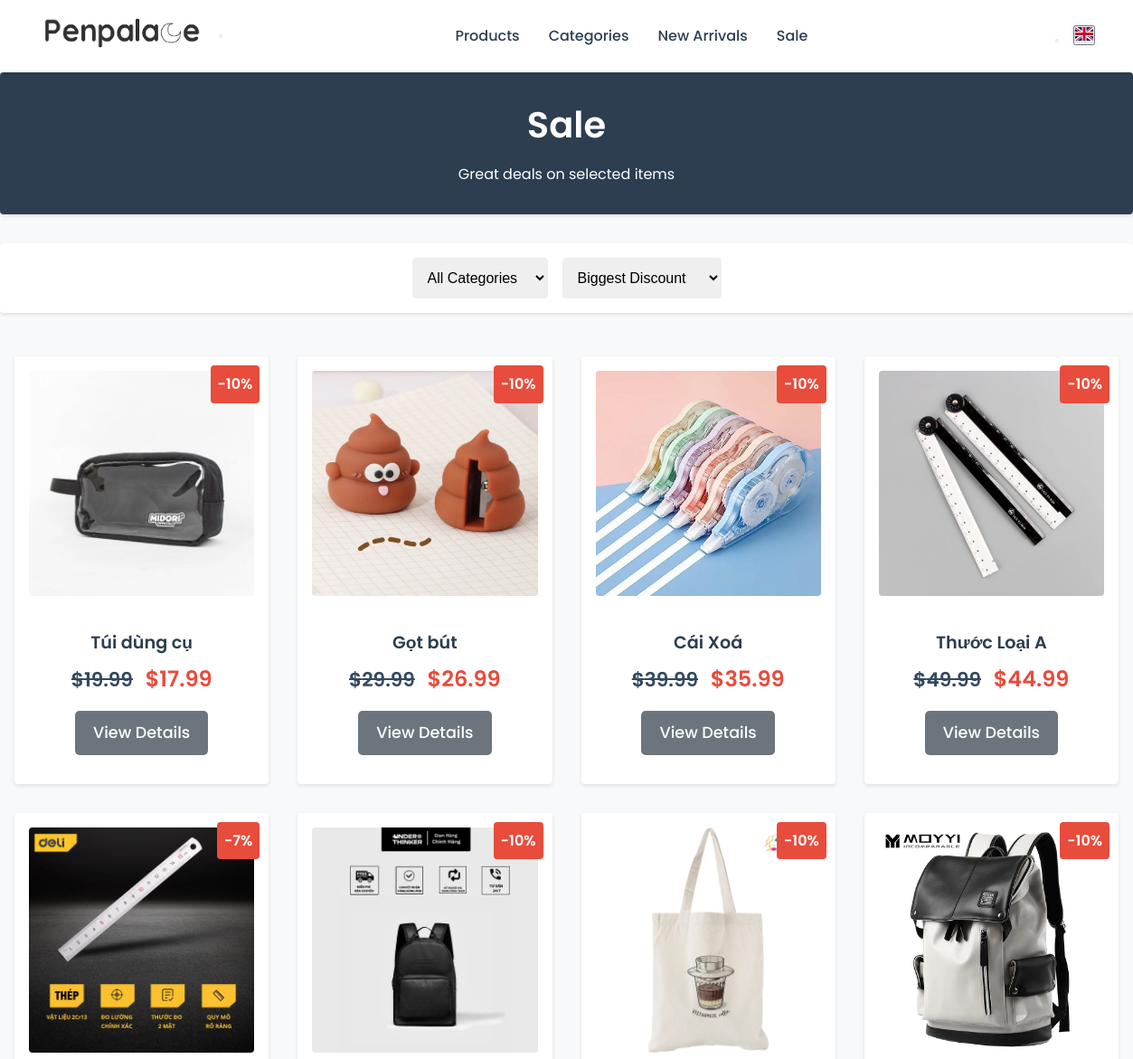
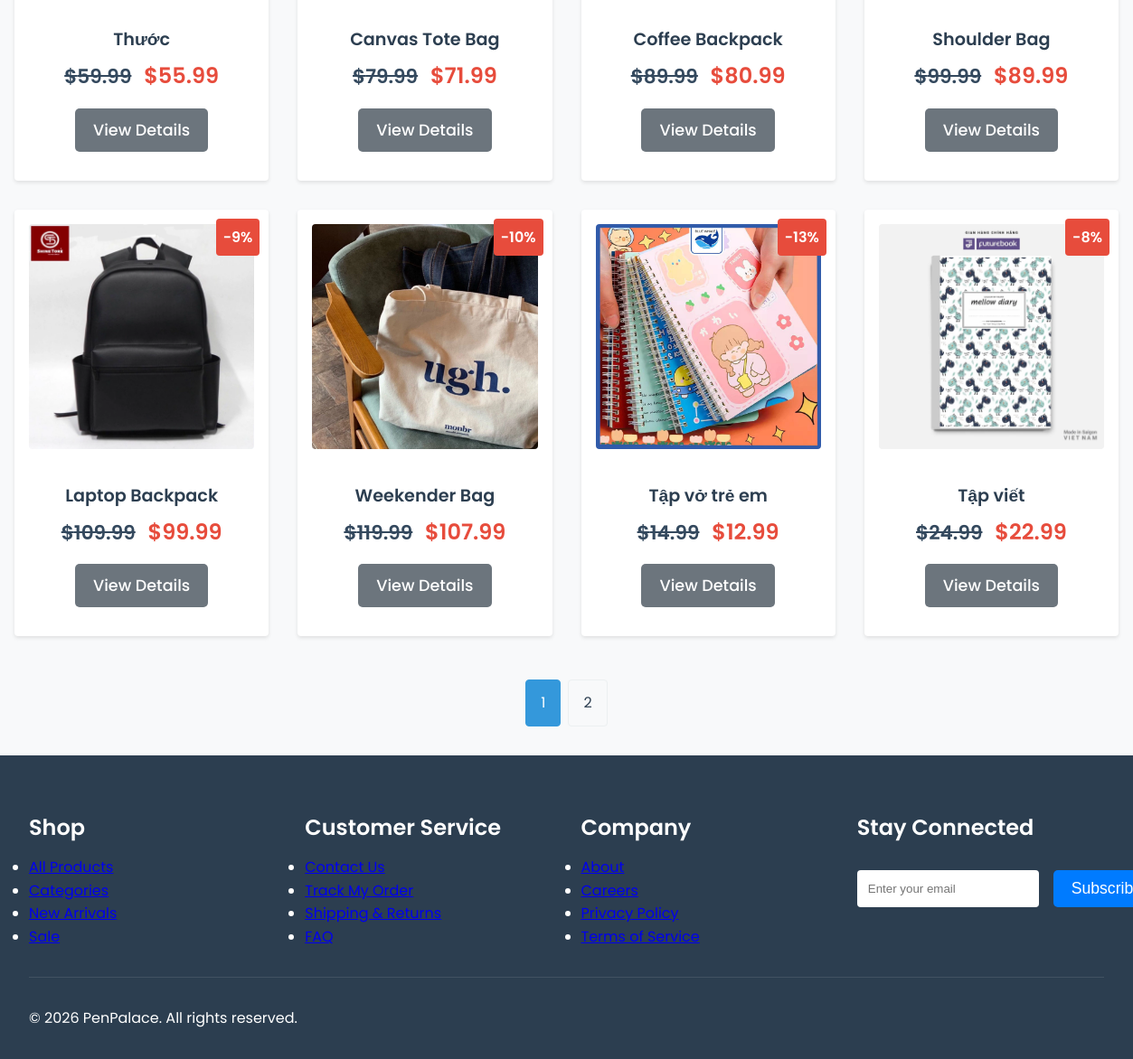
Page /sale.php on the committed database (2 pictures, top to bottom).
### tables this page shows
CREATE TABLE IF NOT EXISTS products (
    id INT UNSIGNED AUTO_INCREMENT PRIMARY KEY,
    name VARCHAR(255) NOT NULL,
    description TEXT NOT NULL,
    price DECIMAL(10, 2) NOT NULL,
    discount_price DECIMAL(10, 2) DEFAULT NULL,
    stock INT UNSIGNED NOT NULL DEFAULT 0,
    category_id INT UNSIGNED NOT NULL,
    image_url VARCHAR(255) NOT NULL,
    additional_images JSON DEFAULT NULL,
    specifications JSON DEFAULT NULL,
    is_active TINYINT (1) NOT NULL DEFAULT 1,
    created_at TIMESTAMP DEFAULT CURRENT_TIMESTAMP,
    updated_at TIMESTAMP DEFAULT CURRENT_TIMESTAMP ON UPDATE CURRENT_TIMESTAMP,
    INDEX idx_name (name),
    INDEX idx_category_id (category_id),
    CONSTRAINT fk_products_category FOREIGN KEY (category_id) REFERENCES categories (id) ON DELETE CASCADE
);

### config/config.php (called while the page is built, shortened)
<?php
require_once __DIR__ . "/database.php";
class Config
{
    private $db;
    private static $instance = null;
    private function __construct()
    {
        $this->db = Database::getInstance()->getConnection();
    }
    public static function getInstance()
    {
        if (self::$instance === null) {
            self::$instance = new self();
        }
        return self::$instance;
    }
    public function executeQuery($sql, $params = [])
    {
        try {
            $stmt = $this->db->prepare($sql);
            $stmt->execute($params);
            return $stmt;
        } catch (PDOException $e) {
            error_log("Query execution failed: " . $e->getMessage() . " | SQL: " . $sql . " | Params: " . json_encode($params));
            throw new Exception("Database operation failed: " . $e->getMessage());
        }
    }
    public function fetchOne($sql, $params = [])
    {
        $stmt = $this->executeQuery($sql, $params);
        return $stmt->fetch();
    }
    public function fetchAll($sql, $params = [])
    {
        $stmt = $this->executeQuery($sql, $params);
        return $stmt->fetchAll();
    }
}

### includes/auth.php (called while the page is built, shortened)
<?php
require_once __DIR__ . "/../config/config.php";
class Auth
{
    private static $instance = null;
    public static function getInstance()
    {
        if (self::$instance === null) {
            self::$instance = new self();
        }
        return self::$instance;
    }
}

### includes/functions.php (called while the page is built, shortened)
<?php
require_once __DIR__ . "/../config/config.php";
class Functions
{
    private $config;
    private static $instance = null;
    private function __construct()
    {
        $this->config = Config::getInstance();
    }
    public static function getInstance()
    {
        if (self::$instance === null) {
            self::$instance = new self();
        }
        return self::$instance;
    }
    public function searchProducts(
        $query,
        $category_id = null,
        $sort = "",
        $limit = 10,
        $offset = 0,
        $additional_filter = ""
    ) {
        $params = [];
        $sql = "SELECT * FROM products";
        if (!empty($additional_filter)) {
            if (!empty($query) || $category_id !== null) {
                $sql .= " AND " . $additional_filter;
            } else {
                $sql .= " WHERE " . $additional_filter;
            }
        }
        switch ($sort) {
            default:
                $sql .= " ORDER BY id ASC";
        }
        $sql .= " LIMIT ? OFFSET ?";
        $params[] = $limit;
        $params[] = $offset;
        return $this->config->fetchAll($sql, $params);
    }
    public function getProductsCount(
        $category_id = null,
        $sort = "",
        $additional_filter = ""
    ) {
        $params = [];
        $sql = "SELECT COUNT(*) as total FROM products";
        if ($category_id !== null || !empty($additional_filter)) {
            $sql .= " WHERE";
            $conditions = [];
            if (!empty($additional_filter)) {
                $conditions[] = $additional_filter;
            }
            $sql .= " " . implode(" AND ", $conditions);
        }
        $result = $this->config->fetchOne($sql, $params);
        return $result["total"];
    }
}

### config/database.php (called while the page is built, shortened)
<?php
class Database
{
    private static $instance = null;
    private $connection;
    private function __construct()
    {
        $host = "localhost";
        $db = "penpalace_db";
        $user = "root";
        $pass = "";
        try {
            $this->connection = new PDO(
                "mysql:host=$host;dbname=$db;charset=utf8mb4",
                $user,
                $pass,
                [
                    PDO::ATTR_ERRMODE => PDO::ERRMODE_EXCEPTION,
                    PDO::ATTR_DEFAULT_FETCH_MODE => PDO::FETCH_ASSOC,
                    PDO::ATTR_EMULATE_PREPARES => false,
                    PDO::MYSQL_ATTR_INIT_COMMAND =>
                        "SET NAMES utf8mb4 COLLATE utf8mb4_unicode_ci",
                ]
            );
        } catch (PDOException $e) {
            error_log("Connection failed: " . $e->getMessage());
            throw new Exception("Database connection failed");
        }
    }
    public static function getInstance()
    {
        if (self::$instance === null) {
            self::$instance = new self();
        }
        return self::$instance;
    }
    public function getConnection()
    {
        return $this->connection;
    }
}

### sale.php (the view, shortened to what this page needs)
<?php
require_once __DIR__ . "/includes/auth.php";
require_once __DIR__ . "/includes/functions.php";
$functions = Functions::getInstance();
$category_name = htmlspecialchars($_GET["category"] ?? "");
$category_id = null;
$sort = htmlspecialchars($_GET["sort"] ?? "");
$page = max(1, filter_var($_GET["page"] ?? 1, FILTER_VALIDATE_INT));
$limit = 12;
$offset = ($page - 1) * $limit;
try {
    $products = $functions->searchProducts(
        "",
        $category_id,
        $sort,
        $limit,
        $offset,
        "discount_price IS NOT NULL"
    );
    $total_products = $functions->getProductsCount(
        $category_id,
        $sort,
        "discount_price IS NOT NULL"
    );
    $total_pages = ceil($total_products / $limit);
} catch (Exception $e) {
    $error = "Failed to load sale products";
}
require_once __DIR__ . "/includes/header.php";
require_once __DIR__ . "/includes/header-nav.php";
?>
<?php
$translations = [
    "en" => [
        "sale" => "Sale",
        "all_categories" => "All Categories",
        "pens" => "Pens",
        "notebooks" => "Notebooks",
        "bags" => "Bags",
        "accessories" => "Accessories",
        "biggest_discount" => "Biggest Discount",
        "smallest_discount" => "Smallest Discount",
        "price_asc" => "Price: Low to High",
        "price_desc" => "Price: High to Low",
    ],
    "vi" => [
        "sale" => "Khuyến Mãi",
        "all_categories" => "Tất Cả Danh Mục",
        "pens" => "Bút",
        "notebooks" => "Sổ Tay",
        "bags" => "Túi",
        "accessories" => "Phụ Kiện",
        "biggest_discount" => "Giảm Giá Nhiều Nhất",
        "smallest_discount" => "Giảm Giá Ít Nhất",
        "price_asc" => "Giá: Thấp đến Cao",
        "price_desc" => "Giá: Cao đến Thấp",
    ],
];
$lang = $_SESSION["lang"] ?? "en";
?>
<div class="page-header">
    <h1><?= htmlspecialchars($translations[$lang]["sale"]) ?></h1>
    <p>Great deals on selected items</p>
</div>
<div class="container">
    <div class="filters">
        <form action="sale.php" method="GET" class="filter-form">
            <select name="category" onchange="this.form.submit()" class="filter-select">
                <option value=""><?= htmlspecialchars(
                    $translations[$lang]["all_categories"]
                ) ?></option>
            </select>
            <select name="sort" onchange="this.form.submit()" class="filter-select">
                <option value="discount_desc" <?= $sort === "discount_desc"
                    ? "selected"
                    : "" ?>><?= htmlspecialchars(
    $translations[$lang]["biggest_discount"]
) ?></option>
            </select>
        </form>
    </div>
    <?php if (isset($error)): ?>
        <div class="alert alert-error">
            <?= htmlspecialchars($error) ?>
        </div>
    <?php else: ?>
        <div class="products-grid">
            <?php foreach ($products as $product): ?>
                <?php $discount_percentage = round(
                    (($product["price"] - $product["discount_price"]) /
                        $product["price"]) *
                        100
                ); ?>
                <div class="product-card sale">
                    <div class="sale-badge">-<?= $discount_percentage ?>%</div>
                    <img src="<?= htmlspecialchars($product["image_url"]) ?>"
                         alt="<?= htmlspecialchars($product["name"]) ?>"
                         loading="lazy"
                         class="product-image">
                    <div class="product-details">
                        <h3 class="product-title"><?= htmlspecialchars(
                            $product["name"]
                        ) ?></h3>
                        <p class="product-price">
                            <span class="original-price">$<?= number_format(
                                $product["price"],
                                2
                            ) ?></span>
                            <span class="sale-price">$<?= number_format(
                                $product["discount_price"],
                                2
                            ) ?></span>
                        </p>
                        <a href="product-detail.php?id=<?= $product["id"] ?>"
                           class="btn btn-secondary product-link">View Details</a>
                    </div>
                </div>
            <?php endforeach; ?>
        </div>
        <?php if ($total_pages > 1): ?>
            <div class="pagination">
                <?php for ($i = 1; $i <= $total_pages; $i++): ?>
                    <a href="?page=<?= $i .
                        ($category_name ? "&category=$category_name" : "") .
                        ($sort ? "&sort=$sort" : "") ?>"
                       class="pagination-link <?= $page === $i
                           ? "active"
                           : "" ?>">
                        <?= $i ?>
                    </a>
                <?php endfor; ?>
            </div>
        <?php endif; ?>
    <?php endif; ?>
</div>
<?php require_once __DIR__ . "/includes/footer.php"; ?>

### assets/css/styles.css (style rules this page uses)
:root { --color-primary: #2c3e50; --color-secondary: #34495e; --color-accent: #3498db; --color-background: #f8f9fa; --color-text: #2c3e50; --color-light: #ecf0f1; --color-white: #ffffff; --color-success: #2ecc71; --color-error: #e74c3c; --border-radius: 4px; --box-shadow: 0 2px 4px rgba(0, 0, 0, 0.1); }
* { margin: 0; padding: 0; box-sizing: border-box; }
body { font-family: "Poppins", sans-serif; line-height: 1.6; color: var(--color-text); background-color: var(--color-background); }
h1, h2, h3, h4, h5, h6 { font-weight: 600; line-height: 1.3; margin-bottom: 1rem; }
h1 { font-size: 2.5rem; }
h3 { font-size: 1.5rem; }
.btn { display: inline-block; padding: 0.75rem 1.5rem; border-radius: var(--border-radius); text-decoration: none; font-weight: 500; transition: all 0.3s ease; border: none; cursor: pointer; }
.btn-secondary { background-color: var(--color-light); color: var(--color-text); }
.product-card { background-color: var(--color-white); border-radius: var(--border-radius); padding: 1rem; text-align: center; box-shadow: var(--box-shadow); }
.product-card img { width: 100%; height: auto; border-radius: var(--border-radius); margin-bottom: 1rem; }
.products-grid { display: grid; grid-template-columns: repeat(auto-fill, minmax(250px, 1fr)); gap: 2rem; padding: 1rem; }
.product-card { background-color: var(--color-white); border-radius: var(--border-radius); overflow: hidden; box-shadow: var(--box-shadow); transition: transform 0.3s, box-shadow 0.3s; }
.product-image { width: 100%; height: 200px; object-fit: cover; }
.product-details { padding: 1rem; text-align: center; }
.product-title { font-size: 1.2rem; margin-bottom: 0.5rem; color: var(--color-text); }
.product-price { font-size: 1.1rem; color: var(--color-accent); font-weight: 600; margin-bottom: 1rem; }
.product-link { display: inline-block; padding: 0.75rem 1.5rem; border-radius: var(--border-radius); text-decoration: none; font-weight: 500; transition: background-color 0.3s, color 0.3s; background-color: var(--color-accent); color: var(--color-white); }
.pagination { display: flex; justify-content: center; gap: 0.5rem; margin: 2rem 0; }
.pagination-link { padding: 0.75rem 1rem; border: 1px solid var(--color-light); border-radius: var(--border-radius); text-decoration: none; color: var(--color-text); transition: background-color 0.3s, color 0.3s; }
.pagination-link.active, .pagination-link:hover { background-color: var(--color-accent); color: var(--color-white); border-color: var(--color-accent); }
.page-header { background-color: var(--color-primary); color: var(--color-white); padding: 2rem; text-align: center; margin-bottom: 2rem; border-radius: var(--border-radius); box-shadow: var(--box-shadow); }
.filters { background-color: var(--color-white); padding: 1rem; margin-bottom: 2rem; border-radius: var(--border-radius); box-shadow: var(--box-shadow); display: flex; justify-content: center; gap: 1rem; }
.filter-form { display: flex; gap: 1rem; flex-wrap: wrap; justify-content: center; }
.filter-select { padding: 0.75rem; border: 1px solid var(--color-light); border-radius: var(--border-radius); min-width: 150px; font-size: 1rem; transition: border-color 0.2s; }
.product-card.sale { position: relative; }
.sale-badge { position: absolute; top: 10px; right: 10px; background-color: var(--color-error); color: var(--color-white); padding: 0.5rem; border-radius: var(--border-radius); font-weight: 600; z-index: 1; }
.original-price { text-decoration: line-through; color: var(--color-secondary); margin-right: 0.5rem; font-size: 0.9em; }
.sale-price { color: var(--color-error); font-weight: 600; }
.product-details { flex: 1; }
.product-price { font-size: 1.5rem; margin-bottom: 1rem; }
.original-price { text-decoration: line-through; color: var(--color-secondary); margin-right: 0.5rem; }
.btn-secondary { background-color: #6c757d; color: #fff; padding: 10px 20px; border: none; border-radius: 5px; cursor: pointer; font-size: 1.1em; text-decoration: none; text-align: center; }

### rows in the picture
products: discount_percentage "10", image_url (picture), name "Túi dùng cụ", price "19.99", discount_price "17.99"
products: discount_percentage "10", image_url (picture), name "Gọt bút", price "29.99", discount_price "26.99"
products: discount_percentage "10", image_url (picture), name "Cái Xoá", price "39.99", discount_price "35.99"
products: discount_percentage "10", image_url (picture), name "Thước Loại A", price "49.99", discount_price "44.99"
products: discount_percentage "7", image_url (picture), name "Thước", price "59.99", discount_price "55.99"
products: discount_percentage "10", image_url (picture), name "Canvas Tote Bag", price "79.99", discount_price "71.99"
products: discount_percentage "10", image_url (picture), name "Coffee Backpack", price "89.99", discount_price "80.99"
products: discount_percentage "10", image_url (picture), name "Shoulder Bag", price "99.99", discount_price "89.99"
products: discount_percentage "9", image_url (picture), name "Laptop Backpack", price "109.99", discount_price "99.99"
products: discount_percentage "10", image_url (picture), name "Weekender Bag", price "119.99", discount_price "107.99"
products: discount_percentage "13", image_url (picture), name "Tập vở trẻ em", price "14.99", discount_price "12.99"
products: discount_percentage "8", image_url (picture), name "Tập viết", price "24.99", discount_price "22.99"

### other values in the picture
$nav_translations[$lang]["products"] "Products"
$nav_translations[$lang]["categories"] "Categories"
$nav_translations[$lang]["new_arrivals"] "New Arrivals"
$nav_translations[$lang]["sale"] "Sale"
$translations[$lang]["sale"] "Sale"
$footer_translations[$lang]["shop"]["title"] "Shop"
$footer_translations[$lang]["shop"]["all_products"] "All Products"
$footer_translations[$lang]["shop"]["categories"] "Categories"
$footer_translations[$lang]["shop"]["new_arrivals"] "New Arrivals"
$footer_translations[$lang]["shop"]["sale"] "Sale"
$footer_translations[$lang]["customer_service"]["title"] "Customer Service"
$footer_translations[$lang]["customer_service"]["faq"] "FAQ"
$footer_translations[$lang]["company"]["title"] "Company"
$footer_translations[$lang]["company"]["about"] "About"
$footer_translations[$lang]["company"]["careers"] "Careers"
